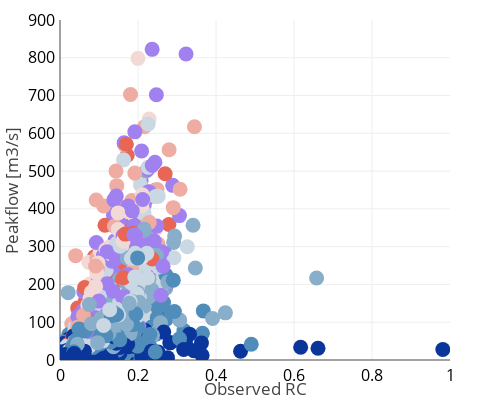

Source (notebook cell):
### Code cell
div, fig = Scatter(RcS, QmaxS, width=500, height=400, 
    Color=ColoresRain, xLabel='Observed RC', yLabel = 'Peakflow [m3/s]', Texto = texto, 
    rangoX=[0,1], rangoY = [0,900])

### Figure 1 — Plotly figure (JSON) as saved in the notebook; plotly's stock layout.template omitted (floating-point values rounded to 4 significant figures; data arrays with more than 128 entries replaced by an {"elided": "..."} marker saying what was removed)
{"data": [{"marker": {"color": {"elided": "1910 str values"}, "size": 15}, "mode": "markers", "name": "name", "text": {"elided": "1910 str values"}, "type": "scatter", "x": {"elided": "1910 float values"}, "y": {"elided": "1910 float values"}}], "layout": {"height": 400, "margin": {"b": 40, "l": 60, "pad": 4, "r": 50, "t": 20}, "width": 500, "xaxis": {"range": [0, 1], "tickfont": {"color": "black", "size": 16}, "title": {"font": {"size": 17}, "text": "Observed RC"}, "type": "linear"}, "yaxis": {"range": [0, 900], "tickfont": {"color": "black", "size": 16}, "title": {"font": {"size": 17}, "text": "Peakflow [m3/s]"}, "type": "linear"}}}
